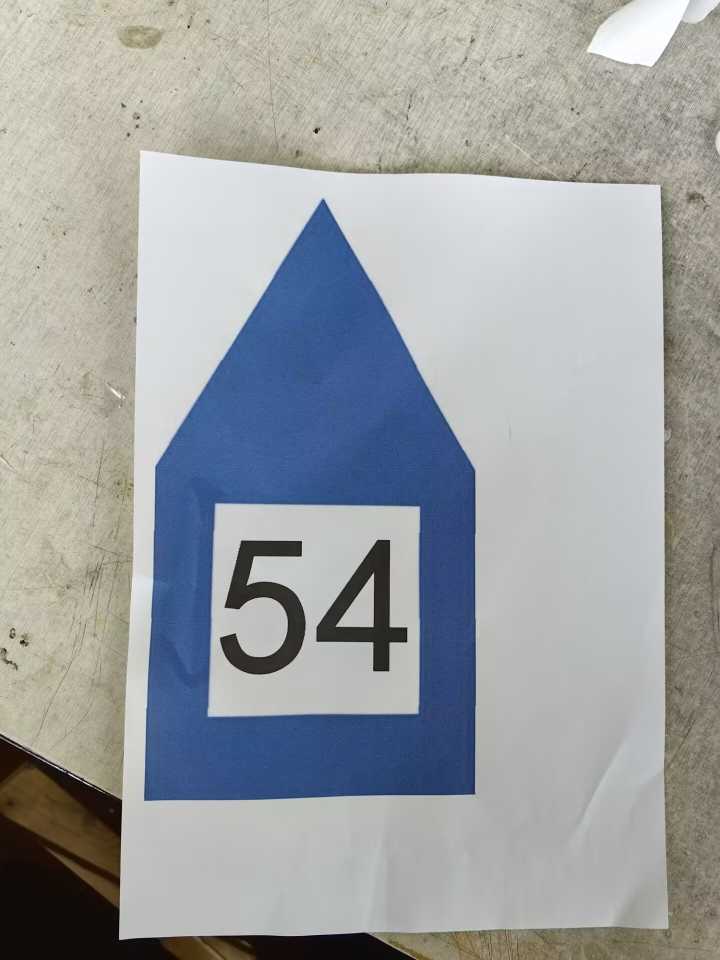
#> input picture pic1.jpg, 1440 x 1920 px, given in place of task4_level1.mov, which was not available (shown at 1/2 size)
$ python task4_video.py
#> lines starting #> are read from the running program, lines starting #| are printed output that depends on the picture; after the words box and inside, x2 and y2 are one past the last pixel; in counts of white or black regions, pixels touching at a corner belong together; pictures that were not available may be replaced by others from this repository, and a replacement may not be noted
import numpy as np
import cv2

cap = cv2.VideoCapture('task4_level1.mov')
# cap = cv2.VideoCapture('task4_level2.mp4')
# cap = cv2.VideoCapture('task4_level3.mp4')

lower_blue = np.array([100,50,50])
upper_blue = np.array([140,255,255])

# 标靶列表
par_approx = []

while True:
    ret, frame = cap.read()
#> frame is the input picture: shape (1920, 1440, 3); mean B, G, R 162.1, 160.4, 156.8
    (h, w) = frame.shape[:2]
#> h = 1920; w = 1440
    if h > 1000 or w > 1000:
        frame = cv2.resize(frame, (w//2, h//2))
#> frame: shape (960, 720, 3)
    hsv = cv2.cvtColor(frame, cv2.COLOR_BGR2HSV)
#> hsv: shape (960, 720, 3); mean H, S, V 61.5, 44.2, 171.2

    mask = cv2.inRange(hsv, lower_blue, upper_blue)
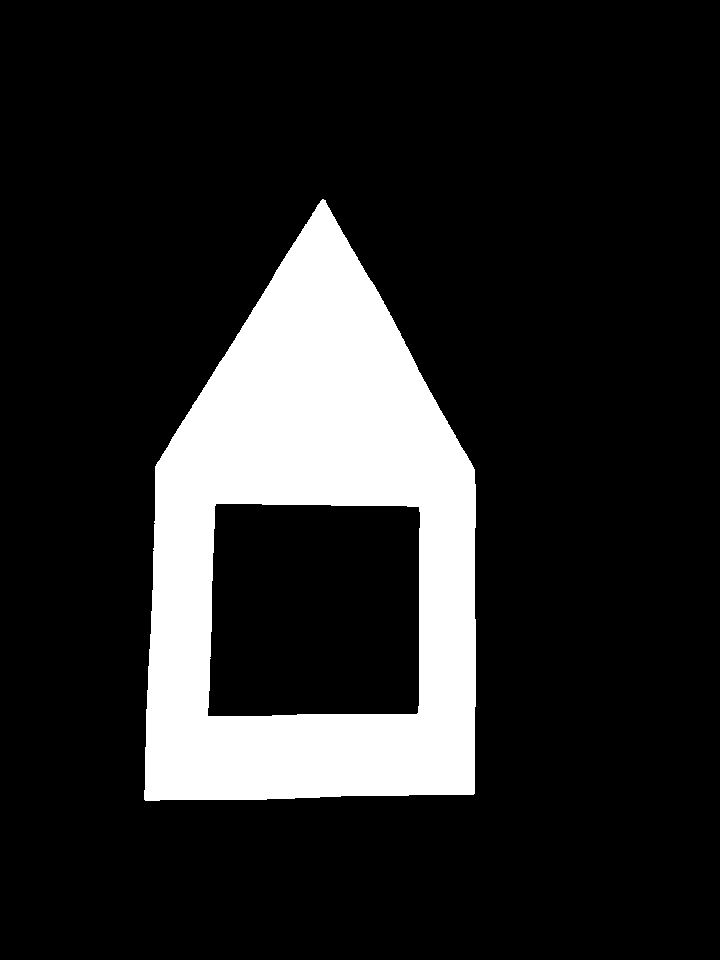
#> mask: shape (960, 720); 15.5% white; 1 white region
    blue_region = cv2.bitwise_and(frame, frame, mask=mask)
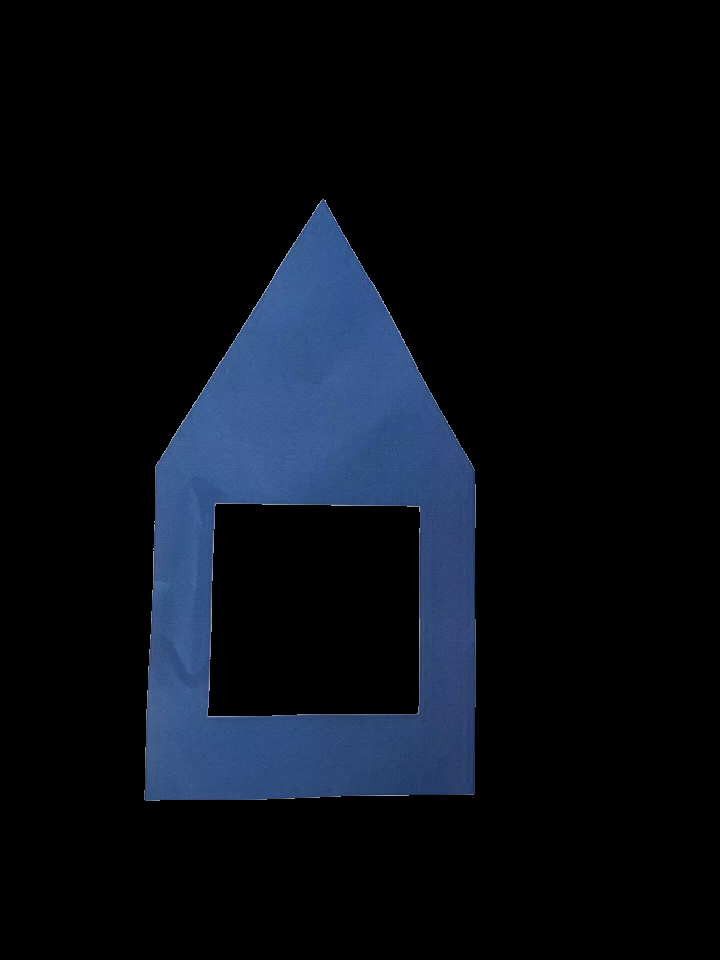
#> blue_region: shape (960, 720, 3); mean B, G, R 21, 13.1, 8.6

    gray = cv2.cvtColor(blue_region, cv2.COLOR_BGR2GRAY)
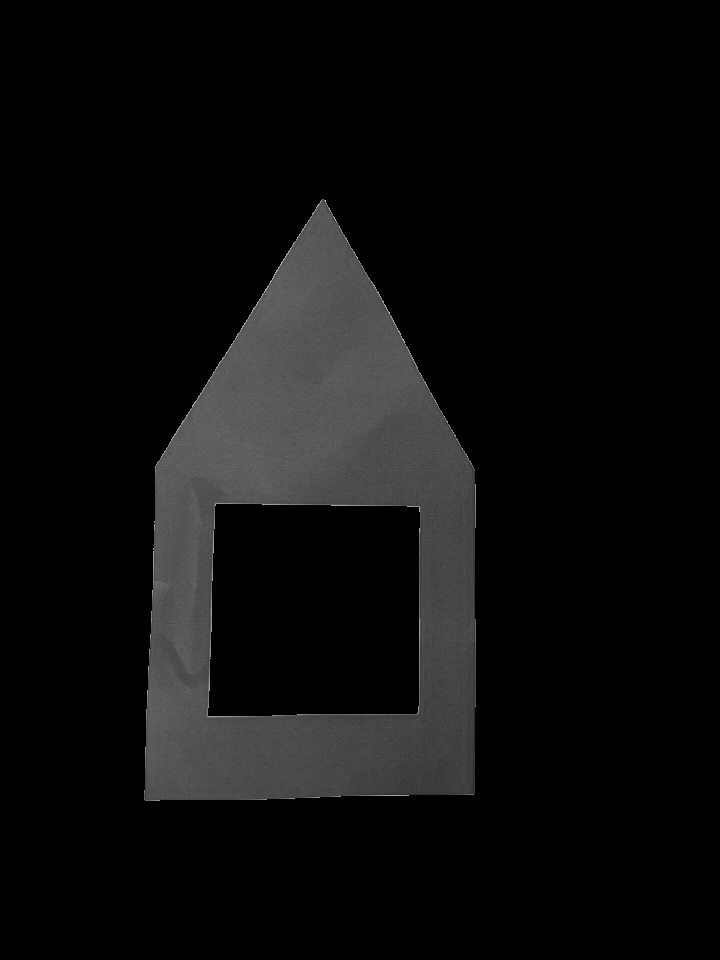
#> gray: shape (960, 720); min 0, max 190, mean 12.6
    ret,thresh = cv2.threshold(gray, 0, 255, cv2.THRESH_BINARY)
    contours,h = cv2.findContours(thresh, cv2.RETR_EXTERNAL, cv2.CHAIN_APPROX_SIMPLE)
#> contours = 1 contour; box (x1, y1, x2, y2) and area: (144, 199, 476, 801) 150018; h = [[-1, -1, -1, -1]]
    # 不存在标靶则跳过这一帧
    if h is None:
        continue
    # 这一帧的标靶位置列表
    temp_approx = []
    temp = []
    num_cnt = []

    thresh = cv2.drawContours(thresh, contours, -1, 255, cv2.FILLED)
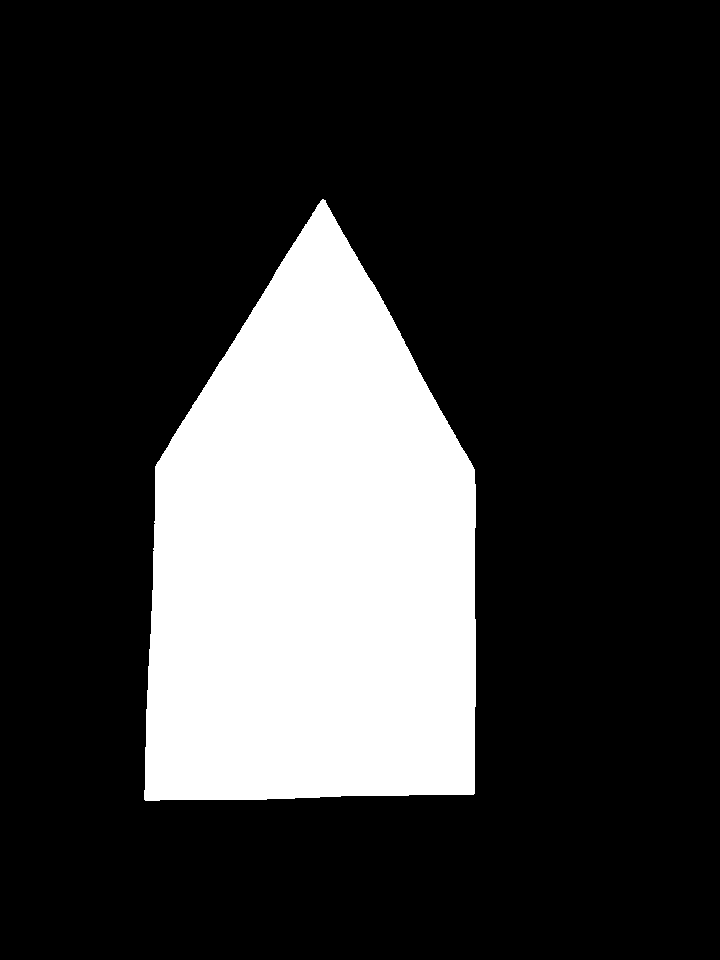
#> thresh: shape (960, 720); 21.8% white; 1 white region, box (x1, y1, x2, y2) and area: (144, 199, 476, 801) 150783
    num_mask = cv2.absdiff(thresh,mask)
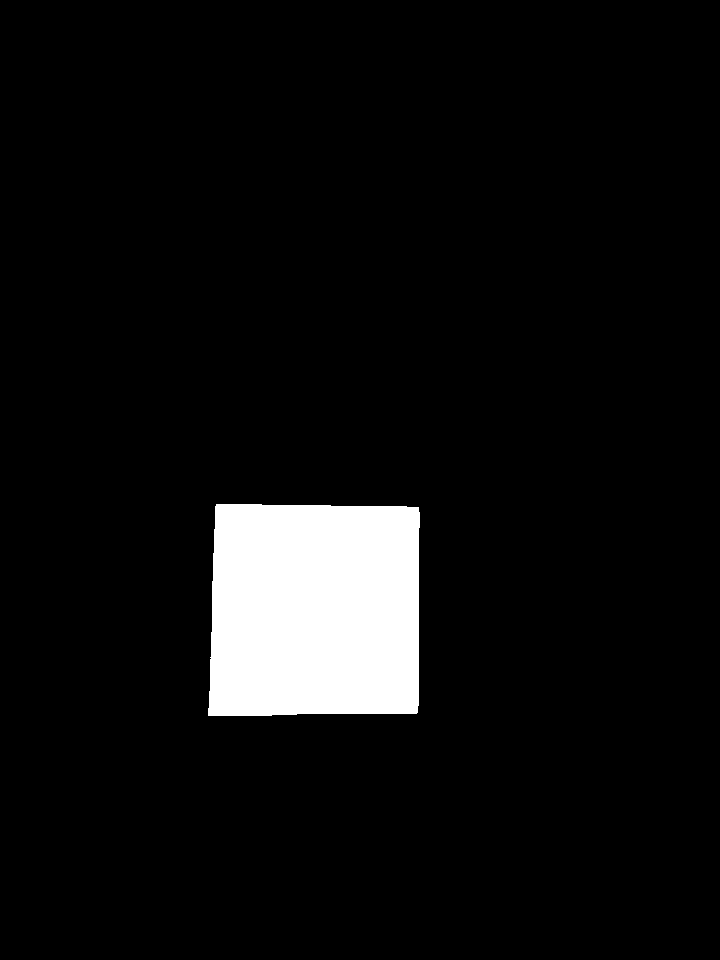
#> num_mask: shape (960, 720); 6.3% white; 1 white region
    num_mask = cv2.GaussianBlur(num_mask, (5,5), 0)
    num_mask = cv2.morphologyEx(num_mask, cv2.MORPH_CLOSE, np.ones((5,5),np.uint8))
    num = cv2.bitwise_and(frame, frame, mask=num_mask)
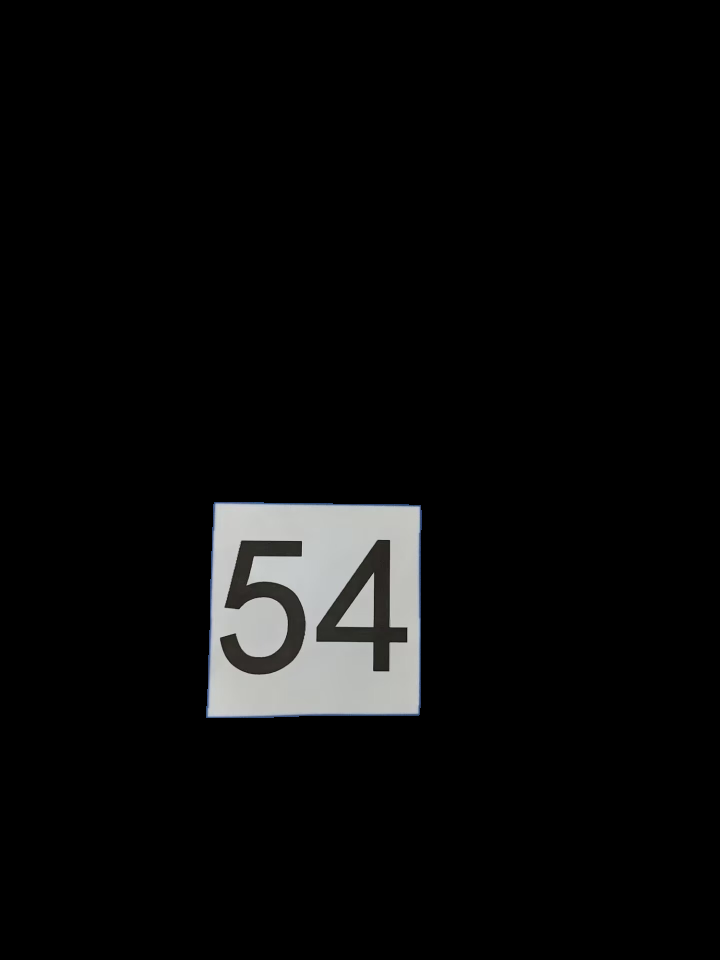
#> num: shape (960, 720, 3); mean B, G, R 10.3, 10.4, 10.3

    # 用num_mask,thresh来判断mask中的有数字的标靶
    for contour in contours:
        black = np.zeros(frame.shape[:2], np.uint8)
        contour_mask = cv2.drawContours(black, [contour], -1, 255, cv2.FILLED)
        temp_mask = cv2.bitwise_and(thresh, num_mask, mask=contour_mask)
        approx = cv2.approxPolyDP(contour,0.01*cv2.arcLength(contour,True),closed=True)
        # level1版本
        if cv2.countNonZero(temp_mask) > 50 and len(approx) in range(5,12):
            temp.append(contour)
            temp_approx.append(approx)
#> this loop made 1 pass
#> after the loop, temp has the same summary as contours; temp_approx = 1 item
        # level2,level3版本
        # if cv2.countNonZero(temp_mask) > 50 and len(approx) in range(5,12) and cv2.contourArea(contour) in range(0,2000):
        #     temp.append(contour)
        #     temp_approx.append(approx)

    black = np.zeros(frame.shape[:2], np.uint8)
    temp_pic = cv2.drawContours(black, temp, -1, 255, cv2.FILLED) # 显示存储的轮廓

    cv2.imshow('num',num)
    cv2.imshow('frame',frame)
    cv2.imshow('temp_pic',temp_pic)
    par_approx.append(temp_approx)

    if cv2.waitKey(5) & 0xFF == ord('q'):
#> (key q is pressed here)
        break

cap.release()
cv2.destroyAllWindows()
